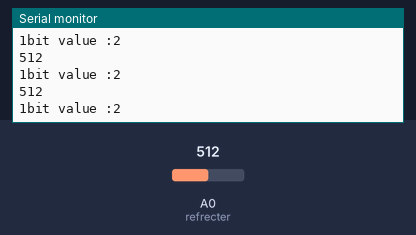
This sketch was run on a simulated Arduino Leonardo, built with avr-gcc and run on an emulated ATmega32U4. Parts: the last lines printed to the serial monitor. Inputs (shaded band) come from the test bench; at power-on: A0 (refrecter) = 512.

Above: at 1.2 s.
1.3 s: A0 (refrecter) set to 716
At 1.32 s:
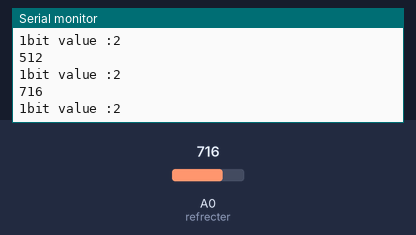
2.8 s: A0 (refrecter) set to 900
At 8.47 s:
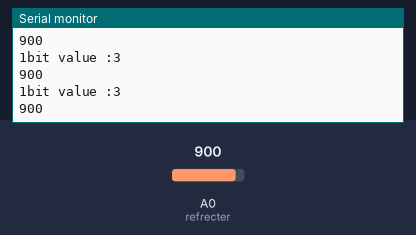
Timing chart, 0 to 10.0 s (numbered marks = the images above; inputs shaded):
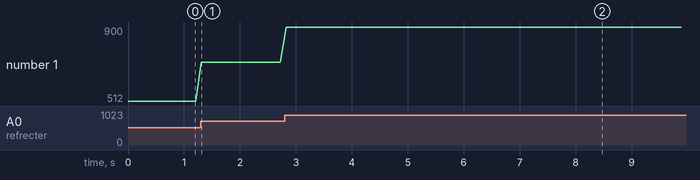

The sketch:

TPR105_analog.ino
```cpp
#define refrecter 0

int val = 0;
int onebit;

void setup(){
    Serial.begin(9600);
    Serial.println("Hello!");
}

void loop(){
    val = analogRead(refrecter);
    Serial.println(val);
    onebit = val >> 8;
    Serial.print("1bit value :");
    Serial.println(onebit);
    delay(100);
}
```

Measured:
- after the input at 1.3 s, the serial monitor: prints a new line at once (image 1)
- after the input at 2.8 s, the serial monitor: prints a new line at once (image 2)
- plotted number 1: 512 → 716 after the input at 1.3 s, 716 → 900 after the input at 2.8 s
